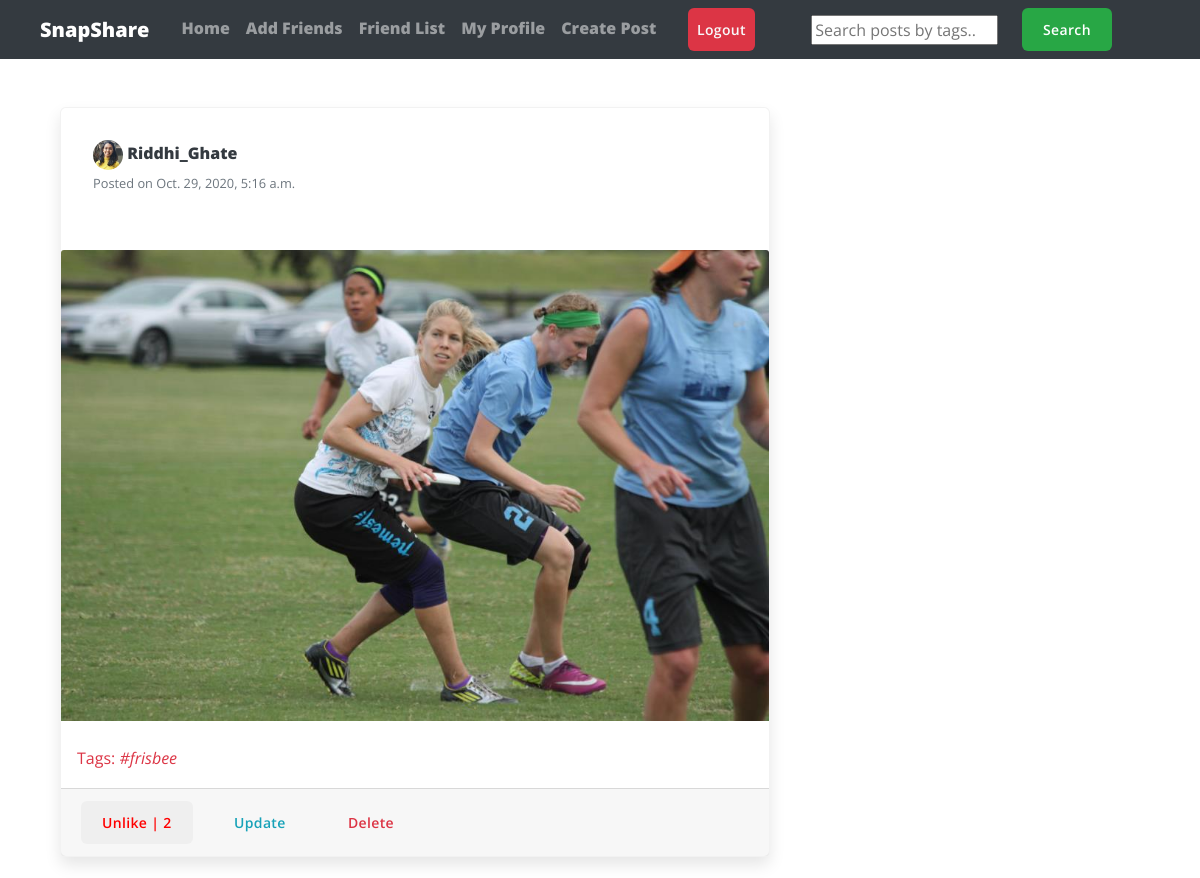
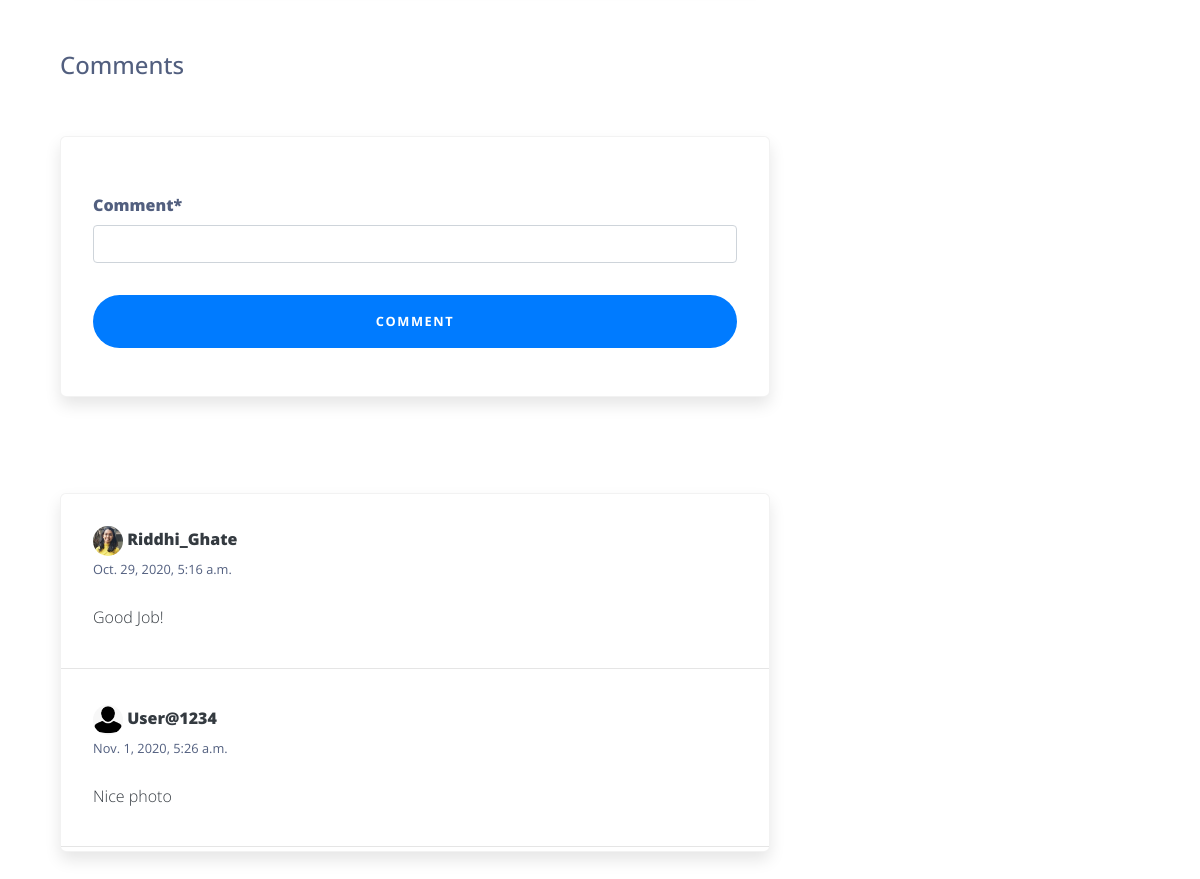
The app's page /post/1/ (signed in) with its own data (2 pictures, top to bottom).
### feed/models.py (models this page shows, shortened)
class Post(models.Model):
	caption = models.CharField(max_length=255, blank=True)
	pic = models.ImageField(upload_to='path/to/img')
	date_posted = models.DateTimeField(default=timezone.now)
	user_name = models.ForeignKey(User, on_delete=models.CASCADE)
	tags = models.CharField(max_length=100, blank=True)

class Comments(models.Model):
	post = models.ForeignKey(Post, related_name='details', on_delete=models.CASCADE)
	username = models.ForeignKey(User, related_name='details', on_delete=models.CASCADE)
	comment = models.CharField(max_length=255)
	comment_date = models.DateTimeField(default=timezone.now)

### users/models.py (models this page shows, shortened)
class Profile(models.Model):
	user = models.OneToOneField(User, on_delete=models.CASCADE)
	image = models.ImageField(default='default.png', upload_to='profile_pics')
	slug = AutoSlugField(populate_from='user')
	bio = models.CharField(max_length=255, blank=True)
	friends = models.ManyToManyField("Profile", blank=True)
	def get_absolute_url(self):
		return "/users/{}".format(self.slug)

### feed/views.py (the view)
# urls.py: path('post/<int:pk>/', views.post_detail, name='post-detail'),
@login_required
def post_detail(request, pk):
	post = get_object_or_404(Post, pk=pk)
	user = request.user
	is_liked =  Like.objects.filter(user=user, post=post)
	if request.method == 'POST':
		form = NewCommentForm(request.POST)
		if form.is_valid():
			data = form.save(commit=False)
			data.post = post
			data.username = user
			data.save()
			return redirect('post-detail', pk=pk)
	else:
		form = NewCommentForm()
	return render(request, 'feed/post_detail.html', {'post':post, 'is_liked':is_liked, 'form':form})

### feed/forms.py
class NewCommentForm(forms.ModelForm):
	class Meta:
		model = Comments
		fields = ['comment']

### feed/templates/feed/post_detail.html (shortened to what this page needs)
{% extends "feed/layout.html" %}
{% load static %}
{% load crispy_forms_tags %}
{% block searchform %}
<form class="form-inline my-2 my-lg-0 ml-5" action="{% url 'search_posts' %}" method="get">
  <input name="p" type="text" placeholder="Search posts by tags..">
  <button class="btn btn-success my-2 my-sm-0 ml-4" type="submit">Search</button>
</form>
{% endblock searchform %}
{% block content %}
	<div class="container">
	    <div class="row">
	      <div class="col-md-8">
	        <div class="card card-signin my-5">
	          <div class="card-body">
	          	<a href="{{ post.user_name.profile.get_absolute_url }}"><img src="{{ post.user_name.profile.image.url }}" class="rounded-circle" width="30" height="30" alt=""></a>
	          	<a class="text-dark" href="{{ post.user_name.profile.get_absolute_url }}"><b>{{ post.user_name }}</b></a>
	          	<br><small class="text-muted">Posted on {{ post.date_posted }}</small>
	          	<br><br>
	          </div>
	          <a href="{{ post.pic.url }}"><img class="card-img-top" src="{{ post.pic.url }}" alt=""></a>
	          {% if post.tags %}
	          <br><p class="text-danger ml-3"><b>Tags: <i>{{ post.tags }}</i></b></p>
	          {% endif %}
	          <div class="card-footer">
	          	<button class="btn btn-white mr-3 like" id="{{ post.id }}">
			        {% if is_liked %}
			            <a href="{% url 'post-like' %}" style="color:red;" id="likebtn{{ post.id }}"> Unlike | {{post.likes.count}}</a>
			        {% else %}
			            <a href="{% url 'post-like' %}" style="color:green;" id="likebtn{{ post.id }}"> Like | {{post.likes.count}}</a>
			        {% endif %}
			    </button>
	          	{% if post.user_name == user %}
				<a class="btn btn-outline-info mr-3" href="{% url 'post-update' post.id %}">Update</a>
				<a class="btn btn-outline-danger" href="{% url 'post-delete' post.id %}">Delete</a>
				{% endif %}
	          </div>
	        </div>
	  	   </div>
	    </div>
	    <br>
	    <h4>Comments</h4>
	    <div class="row">
	    	<div class="col-md-8">
	    		<div class="card card-signin my-5">
	    			<div class="card-body">
	    				<form class="form-signin" method = "POST">
				            <fieldset class="form-group"><br>
				                {{ form|crispy }}
				            </fieldset>
				            <div class="form-group">
				                <button class="btn btn-lg btn-primary btn-block text-uppercase" type="submit">Comment</button><br>
				            </div>
	    			</div>
	    		</div>
	    	</div>
	    </div>
	    <div class="row">
	    	<div class="col-md-8">
	    		{% if post.details.all %}
	    		<div class="card card-signin my-5">
	    		{% for detail in post.details.all %}
	    			<div class="card-body">
	    				<a href="{{ detail.username.profile.get_absolute_url }}">
	    					<img src="{{ detail.username.profile.image.url }}" class="rounded-circle" width="30" height="30" alt="">
	    				</a>
	          			<a class="text-dark" href="{{ detail.username.profile.get_absolute_url }}"><b>{{ detail.username }}</b></a>
	          			<br><small>{{ detail.comment_date }}</small><br><br>
	          			<p class="card-text text-dark">{{ detail.comment }}</p>
	    			</div>
	    			<hr class="my-1">
	    		{% endfor %}
	    		</div>
	    		{% else %}
	    			<p>No comments to show!</p>
	    		{% endif %}
	    	</div>
	    </div>
	</div>
{% endblock content %}

### feed/static/styles.css (style rules this page uses)
:root { --input-padding-x: 1.5rem; --input-padding-y: .75rem; }
body { background-color: #abcd12; }
.card-signin { border: 0; border-radius: 1rem; box-shadow: 0 0.5rem 1rem 0 rgba(0, 0, 0, 0.1); }
.card-signin .card-body { padding: 2rem; }
.form-signin { width: 100%; }
.form-signin .btn { font-size: 80%; border-radius: 5rem; letter-spacing: .1rem; font-weight: bold; padding: 1rem; transition: all 0.2s; }

### feed/static/profilepage.css (style rules this page uses)
:root { --blue: #5e72e4; --indigo: #5603ad; --purple: #8965e0; --pink: #f3a4b5; --red: #f5365c; --orange: #fb6340; --yellow: #ffd600; --green: #2dce89; --teal: #11cdef; --cyan: #2bffc6; --white: #fff; --gray: #8898aa; --gray-dark: #32325d; --light: #ced4da; --lighter: #e9ecef; --primary: #5e72e4; --secondary: #f7fafc; --success: #2dce89; --info: #11cdef; --warning: #fb6340; --danger: #f5365c; --light: #adb5bd; --dark: #212529; --default: #172b4d; --white: #fff; --neutral: #fff; --darker: black; --breakpoint-xs: 0; --breakpoint-sm: 576px; --breakpoint-md: 768px; --breakpoint-lg: 992px; --breakpoint-xl: 1200px; --font-family-monospace: SFMono-Regular, Menlo, Monaco, Consolas, 'Liberation Mono', 'Courier New', monospace; }
*, *::before, *::after { box-sizing: border-box; }
body { font-family: Open Sans, sans-serif; font-size: 1rem; font-weight: 900; line-height: 1.5; margin: 0; text-align: left; color: #525f7f; background-color: #fff; }
hr { overflow: visible; box-sizing: content-box; height: 0; }
p { margin-top: 0; margin-bottom: 1rem; }
a { text-decoration: none; color: #5e72e4; background-color: transparent; -webkit-text-decoration-skip: objects; }
img { vertical-align: middle; border-style: none; }
button { border-radius: 0; }
input, button { font-family: inherit; font-size: inherit; line-height: inherit; margin: 0; }
button, input { overflow: visible; }
button { text-transform: none; }
button, [type='reset'], [type='submit'] { -webkit-appearance: button; }
hr { margin-top: 2rem; margin-bottom: 2rem; border: 0; border-top: 1px solid rgba(0, 0, 0, .1); }
.btn { font-size: 1rem; font-weight: 600; line-height: 1.5; display: inline-block; padding: .625rem 1.25rem; -webkit-user-select: none; -moz-user-select: none; -ms-user-select: none; user-select: none; transition: color .15s ease-in-out, background-color .15s ease-in-out, border-color .15s ease-in-out, box-shadow .15s ease-in-out; text-align: center; vertical-align: middle; white-space: nowrap; border: 1px solid transparent; border-radius: .375rem; }
.btn:not(:disabled):not(.disabled) { cursor: pointer; }
.card { position: relative; display: flex; flex-direction: column; min-width: 0; word-wrap: break-word; border: 1px solid rgba(0, 0, 0, .05); border-radius: .375rem; background-color: #fff; background-clip: border-box; }
.card>hr { margin-right: 0; margin-left: 0; }
.card-body { padding: 1.5rem; flex: 1 1 auto; }
.rounded-circle { border-radius: 50% !important; }
.btn { font-size: .875rem; position: relative; transition: all .15s ease; letter-spacing: .025em; text-transform: none; will-change: transform; }
.btn:not(:last-child) { margin-right: .5rem; }
[class*='btn-outline-'] { border-width: 1px; }
p { font-size: 1rem; font-weight: 300; line-height: 1.7; }

### records on screen
Post: user_name.profile.image (placeholder picture), user_name "Riddhi_Ghate", date_posted "Oct. 29, 2020, 5:16 a.m.", pic (picture), tags "#frisbee", likes.count "2"
Comments: username.profile.image (placeholder picture), username "Riddhi_Ghate", comment_date "Oct. 29, 2020, 5:16 a.m.", comment "Good Job!"
Comments: username.profile.image (placeholder picture), username "User@1234", comment_date "Nov. 1, 2020, 5:26 a.m.", comment "Nice photo"
